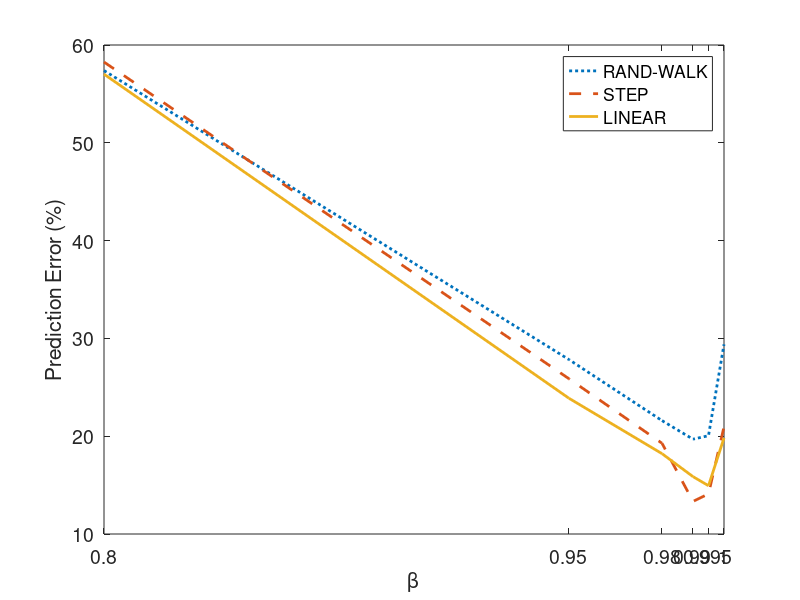
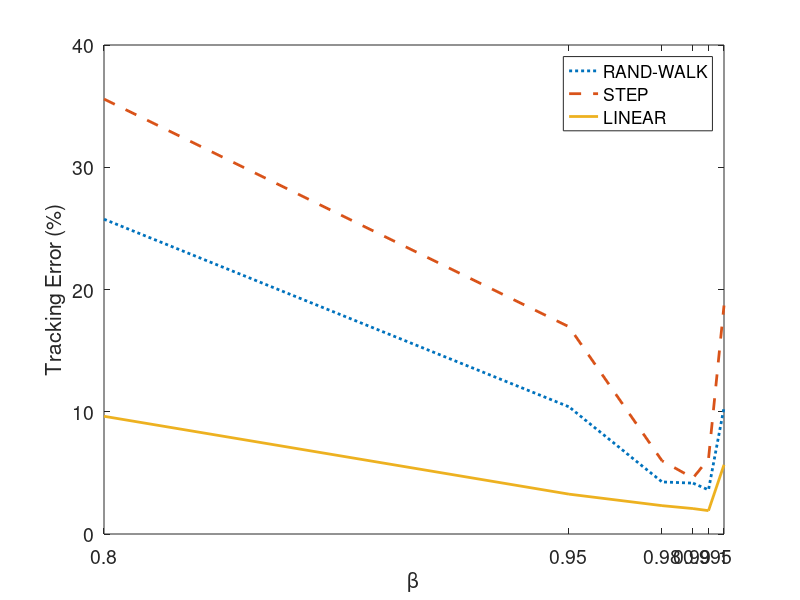

These figures' MATLAB source, in order:
% plot optimal beta
%PE
auto = fliplr([29.39 20.0520   19.6960   21.5940   27.8310   57.3880]);
step = fliplr([20.96 14.1000   13.3320   19.2780   25.8720   58.2590]);
linear = fliplr([19.82 14.9370   15.8660   18.2150   23.8760   57.0190]);
beta = [0.8 0.95 0.98 0.99 0.995 1];
figure()
plot(beta,auto,':','linewidth',2);hold on
plot(beta,step,'--','linewidth',2);
plot(beta,linear,'linewidth',2);
legend('RAND-WALK','STEP','LINEAR');
xlabel('\beta');ylabel('Prediction Error (%)');
xticks(beta);
set(gca,'FontSize',14);
% set(0,'defaultfigureposition',[10 10 1200 1000]);

%TE
autote = fliplr([10.33  3.6100    4.1600    4.2600   10.4000   25.7500]);
stepte = fliplr([18.69  6.1400    4.5800    5.9900   16.9500   35.5800]);
linearte = fliplr([5.66 1.9100    2.0800    2.3200    3.2600    9.6300]);
figure()
plot(beta,autote,':','linewidth',2);hold on
plot(beta,stepte,'--','linewidth',2);
plot(beta,linearte,'linewidth',2);
legend('RAND-WALK','STEP','LINEAR');
xlabel('\beta');ylabel('Tracking Error (%)');
xticks(beta);
set(gca,'FontSize',14);
% set(0,'defaultfigureposition',[10 10 1200 1000]);